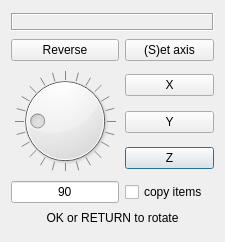
<?xml version="1.0" encoding="UTF-8"?>
<ui version="4.0">
 <class>Dialog</class>
 <widget class="QDialog" name="Dialog">
  <property name="geometry">
   <rect>
    <x>0</x>
    <y>0</y>
    <width>225</width>
    <height>242</height>
   </rect>
  </property>
  <property name="sizePolicy">
   <sizepolicy hsizetype="Minimum" vsizetype="Preferred">
    <horstretch>0</horstretch>
    <verstretch>0</verstretch>
   </sizepolicy>
  </property>
  <property name="minimumSize">
   <size>
    <width>24</width>
    <height>0</height>
   </size>
  </property>
  <property name="windowTitle">
   <string>Rotate around axis</string>
  </property>
  <layout class="QGridLayout" name="gridLayout">
   <item row="4" column="1">
    <widget class="QPushButton" name="btnZ">
     <property name="sizePolicy">
      <sizepolicy hsizetype="Minimum" vsizetype="Fixed">
       <horstretch>0</horstretch>
       <verstretch>0</verstretch>
      </sizepolicy>
     </property>
     <property name="minimumSize">
      <size>
       <width>24</width>
       <height>0</height>
      </size>
     </property>
     <property name="text">
      <string>Z</string>
     </property>
    </widget>
   </item>
   <item row="5" column="0">
    <widget class="QLineEdit" name="edit1">
     <property name="sizePolicy">
      <sizepolicy hsizetype="Minimum" vsizetype="Fixed">
       <horstretch>0</horstretch>
       <verstretch>0</verstretch>
      </sizepolicy>
     </property>
     <property name="minimumSize">
      <size>
       <width>24</width>
       <height>0</height>
      </size>
     </property>
     <property name="text">
      <string>90</string>
     </property>
     <property name="alignment">
      <set>Qt::AlignCenter</set>
     </property>
    </widget>
   </item>
   <item row="3" column="1">
    <widget class="QPushButton" name="btnY">
     <property name="sizePolicy">
      <sizepolicy hsizetype="Minimum" vsizetype="Fixed">
       <horstretch>0</horstretch>
       <verstretch>0</verstretch>
      </sizepolicy>
     </property>
     <property name="minimumSize">
      <size>
       <width>24</width>
       <height>0</height>
      </size>
     </property>
     <property name="text">
      <string>Y</string>
     </property>
    </widget>
   </item>
   <item row="1" column="0">
    <widget class="QPushButton" name="btn2">
     <property name="text">
      <string>Reverse</string>
     </property>
    </widget>
   </item>
   <item row="2" column="0" rowspan="3">
    <widget class="QDial" name="dial">
     <property name="sizePolicy">
      <sizepolicy hsizetype="Minimum" vsizetype="Fixed">
       <horstretch>0</horstretch>
       <verstretch>0</verstretch>
      </sizepolicy>
     </property>
     <property name="minimumSize">
      <size>
       <width>24</width>
       <height>0</height>
      </size>
     </property>
     <property name="layoutDirection">
      <enum>Qt::LeftToRight</enum>
     </property>
     <property name="maximum">
      <number>360</number>
     </property>
     <property name="pageStep">
      <number>15</number>
     </property>
     <property name="value">
      <number>90</number>
     </property>
     <property name="orientation">
      <enum>Qt::Horizontal</enum>
     </property>
     <property name="invertedAppearance">
      <bool>false</bool>
     </property>
     <property name="invertedControls">
      <bool>false</bool>
     </property>
     <property name="wrapping">
      <bool>true</bool>
     </property>
     <property name="notchTarget">
      <double>15.000000000000000</double>
     </property>
     <property name="notchesVisible">
      <bool>true</bool>
     </property>
    </widget>
   </item>
   <item row="2" column="1">
    <widget class="QPushButton" name="btnX">
     <property name="sizePolicy">
      <sizepolicy hsizetype="Minimum" vsizetype="Fixed">
       <horstretch>0</horstretch>
       <verstretch>0</verstretch>
      </sizepolicy>
     </property>
     <property name="minimumSize">
      <size>
       <width>24</width>
       <height>0</height>
      </size>
     </property>
     <property name="text">
      <string>X</string>
     </property>
    </widget>
   </item>
   <item row="0" column="0" colspan="2">
    <widget class="QLabel" name="lab1">
     <property name="sizePolicy">
      <sizepolicy hsizetype="Minimum" vsizetype="Fixed">
       <horstretch>0</horstretch>
       <verstretch>0</verstretch>
      </sizepolicy>
     </property>
     <property name="minimumSize">
      <size>
       <width>24</width>
       <height>0</height>
      </size>
     </property>
     <property name="frameShape">
      <enum>QFrame::Box</enum>
     </property>
     <property name="frameShadow">
      <enum>QFrame::Sunken</enum>
     </property>
     <property name="text">
      <string>&lt;select one axis&gt;</string>
     </property>
     <property name="alignment">
      <set>Qt::AlignCenter</set>
     </property>
    </widget>
   </item>
   <item row="5" column="1">
    <widget class="QCheckBox" name="copyCB">
     <property name="sizePolicy">
      <sizepolicy hsizetype="Minimum" vsizetype="Fixed">
       <horstretch>0</horstretch>
       <verstretch>0</verstretch>
      </sizepolicy>
     </property>
     <property name="minimumSize">
      <size>
       <width>24</width>
       <height>0</height>
      </size>
     </property>
     <property name="text">
      <string>copy items</string>
     </property>
    </widget>
   </item>
   <item row="6" column="0" colspan="2">
    <widget class="QLabel" name="label">
     <property name="sizePolicy">
      <sizepolicy hsizetype="Minimum" vsizetype="Fixed">
       <horstretch>0</horstretch>
       <verstretch>0</verstretch>
      </sizepolicy>
     </property>
     <property name="minimumSize">
      <size>
       <width>24</width>
       <height>0</height>
      </size>
     </property>
     <property name="text">
      <string>OK or RETURN to rotate</string>
     </property>
     <property name="alignment">
      <set>Qt::AlignCenter</set>
     </property>
    </widget>
   </item>
   <item row="1" column="1">
    <widget class="QPushButton" name="btn1">
     <property name="sizePolicy">
      <sizepolicy hsizetype="Minimum" vsizetype="Fixed">
       <horstretch>0</horstretch>
       <verstretch>0</verstretch>
      </sizepolicy>
     </property>
     <property name="minimumSize">
      <size>
       <width>24</width>
       <height>0</height>
      </size>
     </property>
     <property name="text">
      <string>(S)et axis</string>
     </property>
    </widget>
   </item>
  </layout>
 </widget>
 <resources/>
 <connections/>
</ui>
